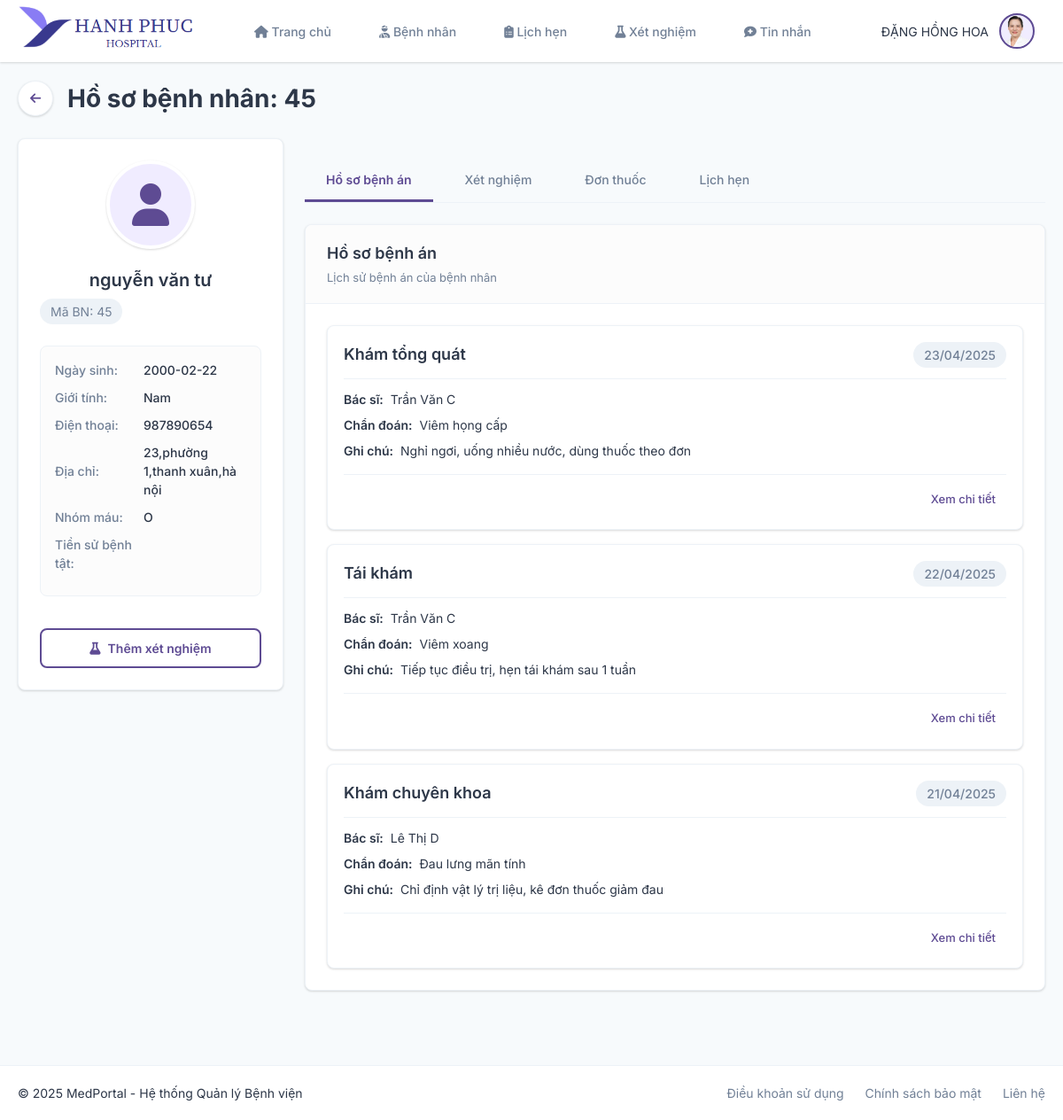
Page /index.php?action=chitietbenhnhan&id=45 (signed in) on the committed database.
### tables this page shows
CREATE TABLE `bacsi` (
  `mabacsi` int(11) UNSIGNED NOT NULL,
  `motabs` varchar(1000) NOT NULL,
  `gioithieubs` varchar(5000) NOT NULL,
  `hoten` varchar(100) NOT NULL,
  `ngaysinh` date NOT NULL,
  `emailbs` varchar(100) NOT NULL,
  `sdt` int(12) NOT NULL,
  `cccd` bigint(200) NOT NULL,
  `ngaybatdau` date NOT NULL,
  `ngayketthuc` date DEFAULT NULL,
  `imgbs` varchar(100) NOT NULL,
  `giakham` int(11) NOT NULL,
  `machuyenkhoa` int(11) UNSIGNED NOT NULL,
  `capbac` varchar(100) NOT NULL,
  `trangthai` varchar(50) NOT NULL,
  `tentk` varchar(100) NOT NULL
);

CREATE TABLE `benhnhan` (
  `mabenhnhan` int(11) UNSIGNED NOT NULL,
  `hotenbenhnhan` varchar(100) NOT NULL,
  `ngaysinh` date NOT NULL,
  `gioitinh` varchar(4) DEFAULT NULL,
  `nghenghiep` varchar(50) DEFAULT NULL,
  `cccdbenhnhan` bigint(200) DEFAULT NULL,
  `dantoc` varchar(20) DEFAULT NULL,
  `email` varchar(100) NOT NULL,
  `sdtbenhnhan` int(12) DEFAULT NULL,
  `tinh/thanhpho` varchar(50) DEFAULT NULL,
  `quan/huyen` varchar(50) DEFAULT NULL,
  `xa/phuong` varchar(50) DEFAULT NULL,
  `sonha` varchar(60) DEFAULT NULL,
  `quanhe` varchar(50) DEFAULT NULL,
  `tiensubenhtatcuagiadinh` varchar(300) DEFAULT NULL,
  `tiensubenhtatcuabenhnhan` varchar(300) DEFAULT NULL,
  `nhommau` varchar(5) DEFAULT NULL,
  `tentk` varchar(100) NOT NULL
);

### Models/mbacsi.php (called while the page is built, shortened)
<?php
 class mBacSi{
        public function xembacsitheotentk($tentk){
            $p = new clsKetNoi();
            $con = $p->moketnoi();
            $con->set_charset('utf8');
            if($con){
                $str = "select * from bacsi where tentk = '$tentk' limit 1";
                $tbl = $con->query($str);
                return $tbl;
            }else{
                return false;
            }
        }
    }
?>

### Controllers/cbacsi.php (called while the page is built, shortened)
<?php
include_once("Models/mbacsi.php");
class cBacSi{
    public function getBacSiByTenTK($tentk){
        $p = new mBacSi();
        $tbl = $p->xembacsitheotentk($tentk);
        if(!$tbl){
            return -1;
        }else{
            if($tbl->num_rows > 0){
                return $tbl->fetch_assoc();
            }else{
                return 0;
            }
        }
    }
}
?>

### Models/mbenhnhan.php (called while the page is built, shortened)
<?php
 class mBenhNhan{
        public function select_benhnhan_id($id){
            $p = new clsKetNoi();
            $con = $p->moketnoi();
            $con->set_charset('utf8');
            if($con){
                $str = "select * from benhnhan where mabenhnhan = '$id'";
                $tbl = $con->query($str);
                return $tbl;
            }else{
                return false;
            }
        }
    }
?>

### Controllers/cbenhnhan.php (called while the page is built, shortened)
<?php
include_once("Models/mbenhnhan.php");
class cBenhNhan{
    public function get_benhnhan_id($id){
        $p = new mBenhNhan();
        $tbl = $p->select_benhnhan_id($id);
        if (!$tbl) {
            return -1;
        } else {
            if ($tbl->num_rows > 0) {
                return $tbl->fetch_assoc();
            } else {
                return 0;
            }
        }
    }
}
?>

### Views/bacsi/pages/chitietbenhnhan/index.php (the view, shortened to what this page needs)
<?php
$mabenhnhan = $_GET['id'] ?? '';
include_once('Controllers/cbenhnhan.php');
$cbenhnhan = new cBenhNhan();
$bn= $cbenhnhan->get_benhnhan_id($mabenhnhan);
$active_tab = $_GET['tab'] ?? 'medical-records';
?>
<div class="container">
    <div class="content-header">
        <div class="back-button">
            <a href="?action=benhnhan" class="btn-icon"><i class="fas fa-arrow-left"></i></a>
            <h1>Hồ sơ bệnh nhân: <?php echo $bn['mabenhnhan']; ?></h1>
        </div>
    </div>
    <div class="patient-detail">
        <div class="patient-sidebar">
            <div class="card">
                <div class="card-body">
                    <div class="patient-avatar">
                        <i class="fas fa-user"></i>
                    </div>
                    <h2 class="patient-name"><?php echo $bn['hotenbenhnhan']; ?></h2>
                    <p class="patient-id">Mã BN: <?php echo $bn['mabenhnhan']; ?></p>
                    <div class="patient-info">
                        <div class="info-row">
                            <span class="info-label">Ngày sinh:</span>
                            <span class="info-value"><?php echo $bn['ngaysinh']; ?></span>
                        </div>
                        <div class="info-row">
                            <span class="info-label">Giới tính:</span>
                            <span class="info-value"><?php echo $bn['gioitinh']; ?></span>
                        </div>
                        <div class="info-row">
                            <span class="info-label">Điện thoại:</span>
                            <span class="info-value"><?php echo $bn['sdtbenhnhan']; ?></span>
                        </div>
                        <div class="info-row">
                            <span class="info-label">Địa chỉ:</span>
                            <span class="info-value"><?php echo $bn['sonha'].",". $bn['xa/phuong'].",".$bn['quan/huyen'].",".$bn['tinh/thanhpho']; ?></span>
                        </div>
                        <div class="info-row">
                            <span class="info-label">Nhóm máu:</span>
                            <span class="info-value"><?php echo $bn['nhommau']; ?></span>
                        </div>
                        <div class="info-row">
                            <span class="info-label">Tiền sử bệnh tật:</span>
                        </div>
                    </div>
                    <div class="patient-actions">
                        <a href="?action=xetnghiem" class="btn-outline btn-full"><i class="fas fa-flask"></i> Thêm xét nghiệm</a>
                    </div>
                </div>
            </div>
        </div>
        <div class="patient-content">
            <div class="tabs">
                <div class="tab-header">
                    <a href="?action=chitietbenhnhan&id=<?php echo $mabenhnhan; ?>&tab=medical-records" class="tab-link <?php echo $active_tab === 'medical-records' ? 'active' : ''; ?>">Hồ sơ bệnh án</a>
                    <a href="?action=chitietbenhnhan&id=<?php echo $mabenhnhan; ?>&tab=tests" class="tab-link <?php echo $active_tab === 'tests' ? 'active' : ''; ?>">Xét nghiệm</a>
                    <a href="?action=chitietbenhnhan&id=<?php echo $mabenhnhan; ?>&tab=prescriptions" class="tab-link <?php echo $active_tab === 'prescriptions' ? 'active' : ''; ?>">Đơn thuốc</a>
                    <a href="?action=chitietbenhnhan&id=<?php echo $mabenhnhan ?>&tab=appointments" class="tab-link <?php echo $active_tab === 'appointments' ? 'active' : ''; ?>">Lịch hẹn</a>
                </div>
                <div class="tab-content">
                    <?php if ($active_tab === 'medical-records'): ?>
                        <div class="card">
                            <div class="card-header">
                                <h2>Hồ sơ bệnh án</h2>
                                <p>Lịch sử bệnh án của bệnh nhân</p>
                            </div>
                            <div class="card-body">
                                <div class="medical-records">
                                    <?php
                                    $records = [
                                        ['type' => 'Khám tổng quát', 'date' => '23/04/2025', 'doctor' => 'Trần Văn C', 'diagnosis' => 'Viêm họng cấp', 'notes' => 'Nghỉ ngơi, uống nhiều nước, dùng thuốc theo đơn'],
                                        ['type' => 'Tái khám', 'date' => '22/04/2025', 'doctor' => 'Trần Văn C', 'diagnosis' => 'Viêm xoang', 'notes' => 'Tiếp tục điều trị, hẹn tái khám sau 1 tuần'],
                                        ['type' => 'Khám chuyên khoa', 'date' => '21/04/2025', 'doctor' => 'Lê Thị D', 'diagnosis' => 'Đau lưng mãn tính', 'notes' => 'Chỉ định vật lý trị liệu, kê đơn thuốc giảm đau']
                                    ];
                                    foreach ($records as $record) {
                                        echo '<div class="record-item">';
                                        echo '<div class="record-header">';
                                        echo '<h3>' . $record['type'] . '</h3>';
                                        echo '<span class="record-date">' . $record['date'] . '</span>';
                                        echo '</div>';
                                        echo '<div class="record-details">';
                                        echo '<p><strong>Bác sĩ:</strong> ' . $record['doctor'] . '</p>';
                                        echo '<p><strong>Chẩn đoán:</strong> ' . $record['diagnosis'] . '</p>';
                                        echo '<p><strong>Ghi chú:</strong> ' . $record['notes'] . '</p>';
                                        echo '</div>';
                                        echo '<div class="record-actions">';
                                        echo '<a href="#" class="btn-small">Xem chi tiết</a>';
                                        echo '</div>';
                                        echo '</div>';
                                    }
                                    ?>
                                </div>
                            </div>
                        </div>
                    <?php endif; ?>
                </div>
            </div>
        </div>
    </div>
</div>
<?php require("Views/bacsi/layout/footer.php"); ?>

### Views/bacsi/layout/header.php (shortened to what this page needs)
<?php
    include_once('Controllers/cbacsi.php');
    $cbacsi= new cbacsi();
    if(isset($_SESSION["dangnhap"]) && isset($_SESSION["user"])){
        $bacsi = $cbacsi->getBacSiByTenTK($_SESSION["user"]["tentk"]);
    }
?>
<!DOCTYPE html>
<html lang="vi">
<head>
    <link rel="stylesheet" href="Views/bacsi/assets/css/style.css">
    <link rel="stylesheet" href="https://cdnjs.cloudflare.com/ajax/libs/font-awesome/6.4.0/css/all.min.css">
</head>
<body>
    <header class="main-header">
        <div class="logo">
                <a href="?action=trangchu">
                    <img src="Assets/img/logo.png" alt="Hanh Phuc Hospital Logo" style="width:200px;">
                </a>
        </div>
        <nav class="main-nav">
            <ul>
                <li><a href="?action=trangchu"><i class="fas fa-home"></i> Trang chủ</a></li>
                <li><a href="?action=benhnhan"><i class="fas fa-user-injured"></i> Bệnh nhân</a></li>
                <li><a href="?action=lichhen"><i class="fas fa-clipboard-list"></i> Lịch hẹn</a></li>
                <li><a href="?action=xetnghiem"><i class="fas fa-flask"></i> Xét nghiệm</a></li>
                <li><a href="?action=tinnhan"><i class="fas fa-comment-medical"></i> Tin nhắn</a></li>
            </ul>
        </nav>
        <div class="user-menu">
            <div class="user-info">
                <span><?php echo $bacsi["hoten"] ?? 'Bác sĩ'; ?></span>
                <img src="<?php echo 'Assets/img/'.$bacsi["imgbs"].'';?>"alt="Avatar" class="user-avatar">
            </div>
        </div>
    </header>

### rows in the picture
bacsi: hoten "ĐẶNG HỒNG HOA", imgbs (picture)
benhnhan: mabenhnhan "45", hotenbenhnhan "nguyễn văn tư", ngaysinh "2000-02-22", gioitinh "Nam", sdtbenhnhan "987890654", sonha "23", value "phường 1", value "thanh xuân", value "hà nội", nhommau "O"

### other values in the picture
$record['type'] "Khám tổng quát"
$record['date'] "23/04/2025"
$record['doctor'] "Trần Văn C"
$record['diagnosis'] "Viêm họng cấp"
$record['notes'] "Nghỉ ngơi, uống nhiều nước, dùng thuốc theo đơn"
$record['type'] "Tái khám"
$record['date'] "22/04/2025"
$record['diagnosis'] "Viêm xoang"
$record['notes'] "Tiếp tục điều trị, hẹn tái khám sau 1 tuần"
$record['type'] "Khám chuyên khoa"
$record['date'] "21/04/2025"
$record['doctor'] "Lê Thị D"
$record['diagnosis'] "Đau lưng mãn tính"
$record['notes'] "Chỉ định vật lý trị liệu, kê đơn thuốc giảm đau"
